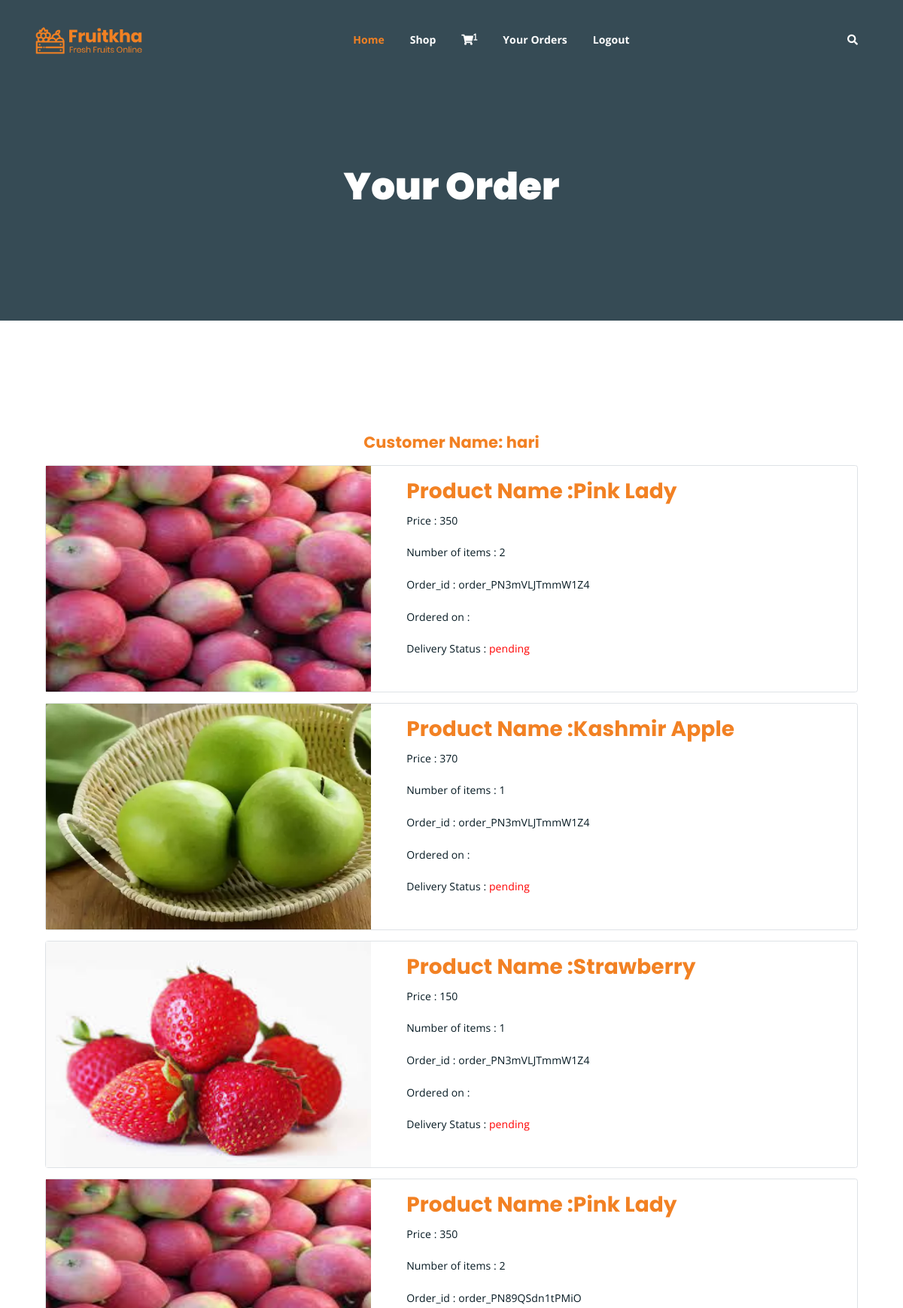
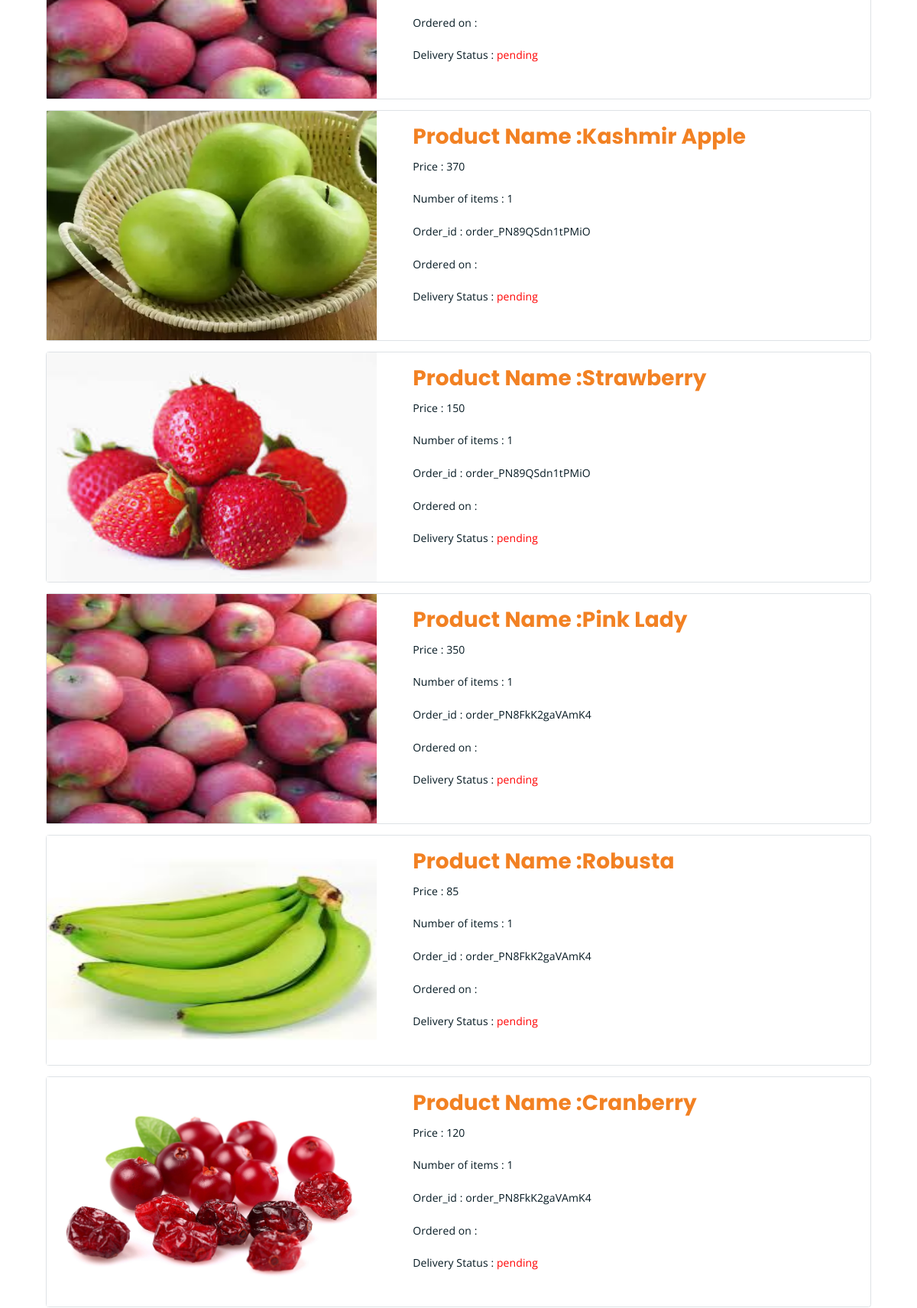
Screenshot of /cart/orderview (signed in, upper part) with the database file from the repository (2 pictures, top to bottom).
### cart/models.py (models this page shows, shortened)
class Order_details(models.Model):
    product = models.ForeignKey(Product, on_delete=models.CASCADE)
    user = models.ForeignKey(User, on_delete=models.CASCADE)
    no_of_items=models.IntegerField()
    address=models.TextField()
    phone=models.BigIntegerField()
    pin=models.IntegerField()
    order_id=models.CharField(max_length=30)
    payment_status=models.CharField(max_length=30,default="pending")
    delivery_status = models.CharField(max_length=30, default="pending")
    order_date=models.DateTimeField(auto_now_add=True)

### shop/models.py (models this page shows)
class Product(models.Model):
    name=models.CharField(max_length=20)
    image=models.ImageField(upload_to="product")
    desc=models.TextField()
    price=models.IntegerField()
    stock=models.IntegerField()
    available=models.BooleanField(default=True)
    created=models.DateTimeField(auto_now_add=True)  #one time
    updated=models.DateTimeField(auto_now=True)       # Each time we update record
    category=models.ForeignKey(Category,on_delete=models.CASCADE)    # foreign key Reference to category table

### cart/views.py (the view)
# urls.py: path('orderview', views.order_view, name='orderview'),
def order_view(request):
    u=request.user
    o=Order_details.objects.filter(user=u,payment_status="completed")
    context={'orders':o}
    return render(request,'orderview.html',context)

### cart/context_processors.py (called while the page is built)
def count_items(request):
    count=0
    if request.user.is_authenticated: # if user is authenticated
        u=request.user
        c=Cart.objects.filter(user=u)
        for i in c:
            count+=i.quantity
    return {'count':count}

### shop/context_processors.py (called while the page is built)
def links(request):
    c=Category.objects.all()
    return {'links':c}

### template/orderview.html
{% extends 'base.html' %}
{% block content %}
  <div class="breadcrumb-section breadcrumb-bg">
		<div class="container">
			<div class="row">
				<div class="col-lg-8 offset-lg-2 text-center">
					<div class="breadcrumb-text">
						<h1>Your Order</h1>
					</div>
				</div>
			</div>
		</div>
	</div>
<div class="container mt-150 mb-150">
		<h4 class="text-center orange-text">Customer Name: {{user.username}}</h4>
		<div class="container">
				{% for i in orders %}
			<div class="card mb-3 mx-auto border border-1 b0rder-danger ">
				 <div  class="row g-0">
				<div class="col-md-5">
						<img src="{{i.product.image.url}}"  height='300px' width='100%' alt="">
					</div>
				<div class="col-md-7">
					<div class="card-body">
						<h3 class="card-title orange-text">Product Name :{{i.product.name}}</h3>
						<p class="card-text">Price : {{i.product.price}}</p>
						<p class="card-text">Number of items : {{i.no_of_items}}</p>
						<p class="card-text">Order_id : {{i.order_id}}</p>
						<p class="card-text">Ordered on : {{i.ordered_date}}</p>
						<p class="card-text">Delivery Status : <span style="color:red">{{i.delivery_status}}</span></p>
					</div>
				</div>
				 </div>
			</div>
				{% endfor %}
			</div>
		</div>
{% endblock %}

### static/assets/css/main.css (style rules this page uses)
html { font-size: 14px; font-weight: 400; line-height: 28px; height: 100%; }
body { font-family: "Open Sans", sans-serif; font-weight: 400; font-size: 1rem; letter-spacing: 0.1px; line-height: 1.8; color: #051922; overflow-x: hidden; }
body img { max-width: 100%; }
h1, .h1, h2, .h2, h3, .h3, h4, .h4, h5, .h5, h6, .h6 { font-family: "Poppins", sans-serif; font-weight: 700; margin: 0 0 1.25rem 0; color: #051922; }
h1:last-child, .h1:last-child, h2:last-child, .h2:last-child, h3:last-child, .h3:last-child, h4:last-child, .h4:last-child, h5:last-child, .h5:last-child, h6:last-child, .h6:last-child { margin: 0; }
h1, .h1 { font-size: 4rem; font-weight: 700; line-height: 4rem; }
h3, .h3 { font-size: 2rem; font-weight: 700; line-height: 2.25rem; }
h4, .h4 { font-size: 1.5rem; font-weight: 700; line-height: 1.75rem; }
p { font-family: "Open Sans", sans-serif; font-weight: 400; font-size: 1rem; letter-spacing: 0.1px; line-height: 1.8; color: #051922; margin: 0 0 1.25rem 0; }
p:last-child { margin: 0; }
.mt-150 { margin-top: 150px; }
.mb-150 { margin-bottom: 150px; }
.orange-text { color: #F28123; }
.breadcrumb-bg { background-image: url(../img/breadcrumb-bg.jpg); }
.breadcrumb-text h1 { font-size: 50px; font-weight: 900; color: #fff; margin: 0; margin-top: 20px; }
.breadcrumb-section { padding: 150px 0; background-size: cover; background-position: center center; position: relative; z-index: 1; background-attachment: fixed; padding-top: 200px; }
.breadcrumb-section:after { position: absolute; left: 0; top: 0; width: 100%; height: 100%; content: ""; background-color: #07212e; z-index: -1; opacity: 0.8; }
html, body { height: 100%; }

### rows the page displays
Order_details: product.image (picture), product.name "Pink Lady", product.price "350", no_of_items "2", order_id "order_PN3mVLJTmmW1Z4", delivery_status "pending"
Order_details: product.image (picture), product.name "Kashmir Apple", product.price "370", no_of_items "1", order_id "order_PN3mVLJTmmW1Z4", delivery_status "pending"
Order_details: product.image (picture), product.name "Strawberry", product.price "150", no_of_items "1", order_id "order_PN3mVLJTmmW1Z4", delivery_status "pending"
Order_details: product.image (picture), product.name "Pink Lady", product.price "350", no_of_items "2", order_id "order_PN89QSdn1tPMiO", delivery_status "pending"
Order_details: product.image (picture), product.name "Kashmir Apple", product.price "370", no_of_items "1", order_id "order_PN89QSdn1tPMiO", delivery_status "pending"
Order_details: product.image (picture), product.name "Strawberry", product.price "150", no_of_items "1", order_id "order_PN89QSdn1tPMiO", delivery_status "pending"
Order_details: product.image (picture), product.name "Pink Lady", product.price "350", no_of_items "1", order_id "order_PN8FkK2gaVAmK4", delivery_status "pending"
Order_details: product.image (picture), product.name "Robusta", product.price "85", no_of_items "1", order_id "order_PN8FkK2gaVAmK4", delivery_status "pending"
Order_details: product.image (picture), product.name "Cranberry", product.price "120", no_of_items "1", order_id "order_PN8FkK2gaVAmK4", delivery_status "pending"

### other values shown
{{ count }} "1"
{{ user.username }} "hari"
